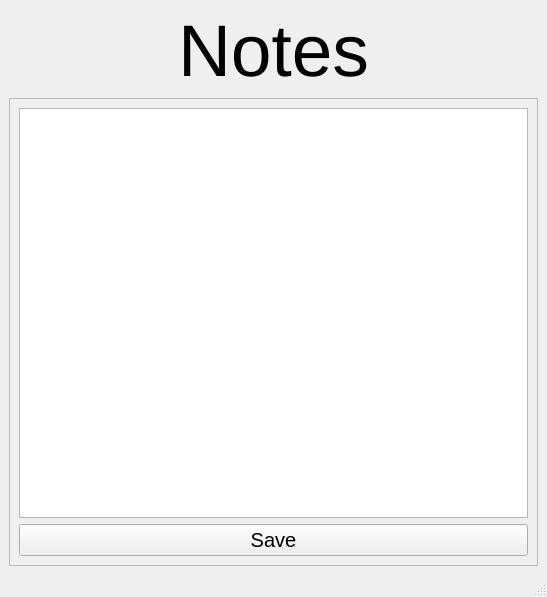
<?xml version="1.0" encoding="UTF-8"?>
<ui version="4.0">
 <class>MainWindow</class>
 <widget class="QMainWindow" name="MainWindow">
  <property name="geometry">
   <rect>
    <x>0</x>
    <y>0</y>
    <width>547</width>
    <height>597</height>
   </rect>
  </property>
  <property name="windowTitle">
   <string>MainWindow</string>
  </property>
  <widget class="QWidget" name="centralwidget">
   <layout class="QGridLayout" name="gridLayout_2">
    <item row="1" column="0">
     <widget class="QScrollArea" name="scrollArea">
      <property name="font">
       <font>
        <family>Arial</family>
        <pointsize>15</pointsize>
       </font>
      </property>
      <property name="widgetResizable">
       <bool>true</bool>
      </property>
      <widget class="QWidget" name="scrollAreaWidgetContents">
       <property name="geometry">
        <rect>
         <x>0</x>
         <y>0</y>
         <width>521</width>
         <height>448</height>
        </rect>
       </property>
       <layout class="QGridLayout" name="gridLayout">
        <item row="3" column="0">
         <layout class="QVBoxLayout" name="scroll_verticalLayout" stretch="0">
          <item>
           <widget class="QTextEdit" name="textEdit"/>
          </item>
         </layout>
        </item>
        <item row="4" column="0">
         <widget class="QPushButton" name="save_pushButton">
          <property name="text">
           <string>Save</string>
          </property>
         </widget>
        </item>
       </layout>
      </widget>
     </widget>
    </item>
    <item row="2" column="0">
     <layout class="QHBoxLayout" name="navigation_horizontalLayout" stretch=""/>
    </item>
    <item row="0" column="0">
     <widget class="QLabel" name="headline_label">
      <property name="sizePolicy">
       <sizepolicy hsizetype="Minimum" vsizetype="Minimum">
        <horstretch>0</horstretch>
        <verstretch>0</verstretch>
       </sizepolicy>
      </property>
      <property name="minimumSize">
       <size>
        <width>400</width>
        <height>80</height>
       </size>
      </property>
      <property name="maximumSize">
       <size>
        <width>16777215</width>
        <height>134</height>
       </size>
      </property>
      <property name="baseSize">
       <size>
        <width>0</width>
        <height>0</height>
       </size>
      </property>
      <property name="font">
       <font>
        <family>Arial</family>
        <pointsize>55</pointsize>
        <weight>50</weight>
        <italic>false</italic>
        <bold>false</bold>
       </font>
      </property>
      <property name="mouseTracking">
       <bool>false</bool>
      </property>
      <property name="tabletTracking">
       <bool>false</bool>
      </property>
      <property name="acceptDrops">
       <bool>false</bool>
      </property>
      <property name="toolTip">
       <string/>
      </property>
      <property name="styleSheet">
       <string notr="true">font: 55pt &quot;Arial&quot;;</string>
      </property>
      <property name="frameShape">
       <enum>QFrame::NoFrame</enum>
      </property>
      <property name="frameShadow">
       <enum>QFrame::Sunken</enum>
      </property>
      <property name="lineWidth">
       <number>1</number>
      </property>
      <property name="midLineWidth">
       <number>0</number>
      </property>
      <property name="text">
       <string>Notes</string>
      </property>
      <property name="scaledContents">
       <bool>false</bool>
      </property>
      <property name="alignment">
       <set>Qt::AlignCenter</set>
      </property>
      <property name="wordWrap">
       <bool>true</bool>
      </property>
      <property name="margin">
       <number>0</number>
      </property>
      <property name="indent">
       <number>-1</number>
      </property>
      <property name="openExternalLinks">
       <bool>false</bool>
      </property>
     </widget>
    </item>
   </layout>
  </widget>
  <widget class="QStatusBar" name="statusbar"/>
 </widget>
 <resources/>
 <connections/>
</ui>
